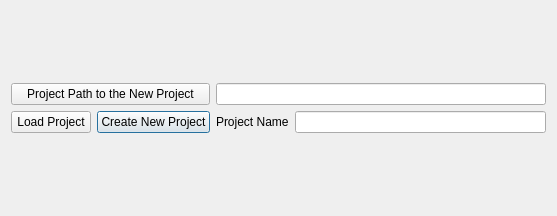
<?xml version="1.0" encoding="UTF-8"?>
<ui version="4.0">
 <class>Dialog</class>
 <widget class="QDialog" name="Dialog">
  <property name="geometry">
   <rect>
    <x>0</x>
    <y>0</y>
    <width>557</width>
    <height>216</height>
   </rect>
  </property>
  <property name="windowTitle">
   <string>Project</string>
  </property>
  <layout class="QVBoxLayout" name="verticalLayout">
   <item>
    <layout class="QGridLayout" name="gridLayout_2">
     <item row="2" column="1">
      <widget class="QPushButton" name="saveBtn">
       <property name="text">
        <string>Create New Project</string>
       </property>
      </widget>
     </item>
     <item row="2" column="0">
      <widget class="QPushButton" name="openProjectBtn">
       <property name="text">
        <string>Load Project</string>
       </property>
      </widget>
     </item>
     <item row="0" column="0" colspan="2">
      <widget class="QPushButton" name="pathFilesBtn">
       <property name="text">
        <string>Project Path to the New Project</string>
       </property>
      </widget>
     </item>
     <item row="2" column="2">
      <widget class="QLabel" name="label">
       <property name="text">
        <string>Project Name</string>
       </property>
      </widget>
     </item>
     <item row="2" column="3">
      <widget class="QLineEdit" name="nameForm"/>
     </item>
     <item row="0" column="2" colspan="2">
      <widget class="QLineEdit" name="rootPathForm"/>
     </item>
    </layout>
   </item>
  </layout>
 </widget>
 <resources/>
 <connections/>
</ui>
